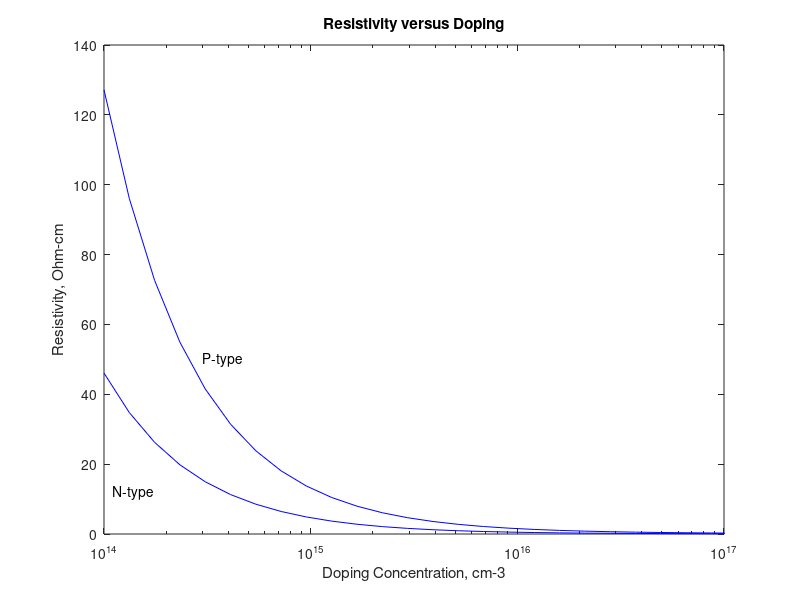

Reproduce this figure in MATLAB.
% Resistivity vs. Doping Concentration
% nc is doping concentration
% rn - resistivity of n-type
% rp - resistivity of p-type

nc = logspace(14,20);
rn = (3.75e15 + nc.^0.91)./(1.47e-17*nc.^1.91 + 8.15e-1*nc);
rp = (5.86e12 + nc.^0.76)./(7.63e-18*nc.^1.76 + 4.64e-4*nc);

semilogx(nc,rn,'b',nc,rp,'b')
axis([1.0e14, 1.0e17,0,140])
title('Resistivity versus Doping')
ylabel('Resistivity, Ohm-cm')
xlabel('Doping Concentration, cm-3')
text(1.1e14,12,'N-type')
text(3.0e14,50,'P-type')
